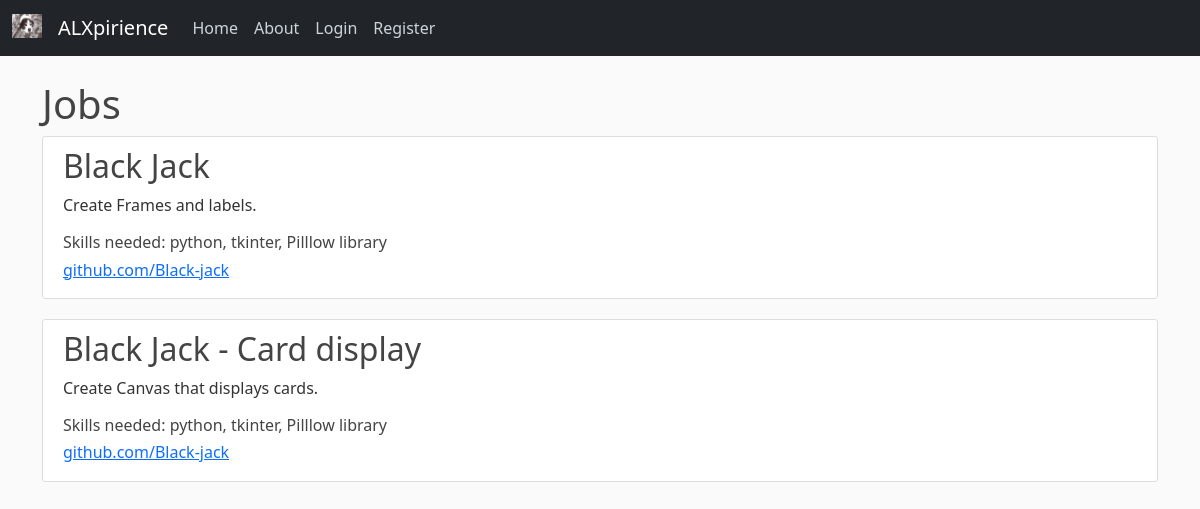
Page /home on the earlier database version.
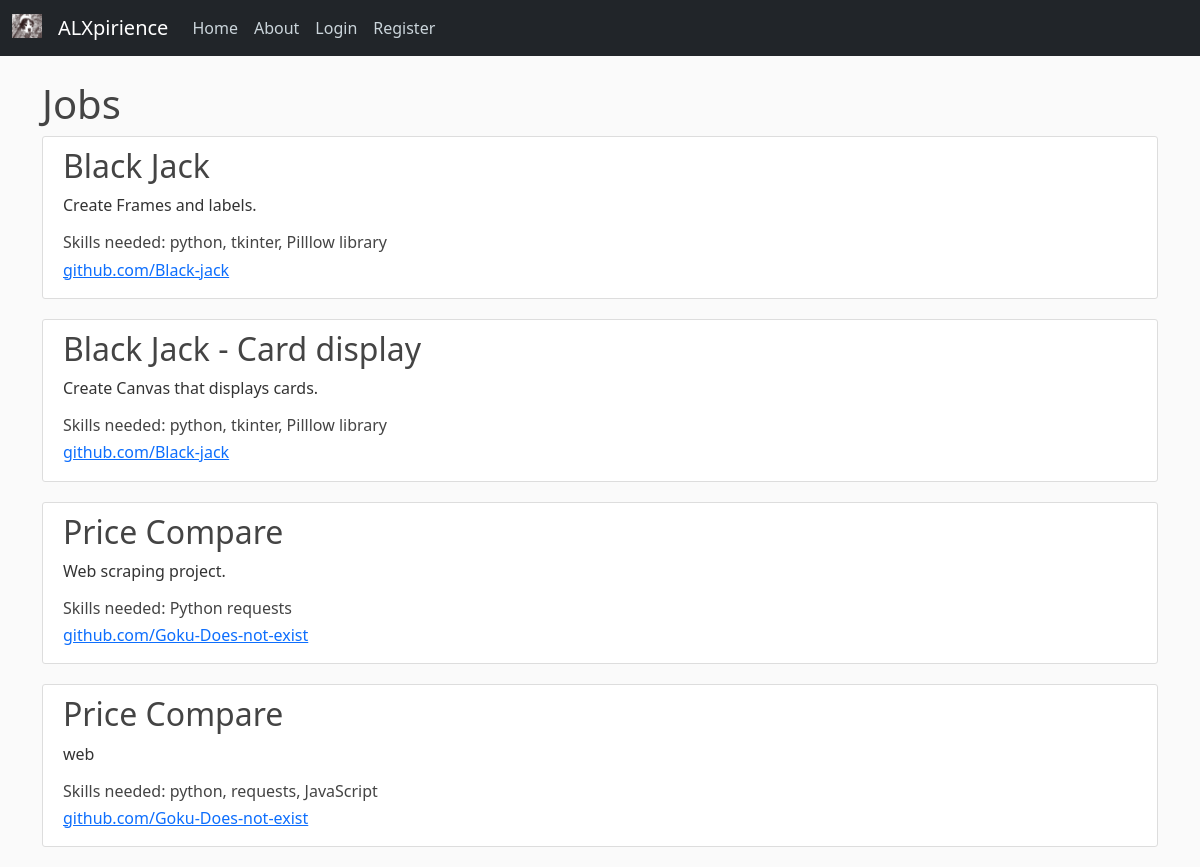
Same page on the later database version.
### expirience/data_base.py (models this page shows)
class Projects(db.Model):
    id = db.Column(db.Integer, primary_key=True, autoincrement=True)
    project_name = db.Column(db.String(100), nullable=False)
    project_description = db.Column(db.Text, nullable=False)
    project_link = db.Column(db.String(120), nullable=False)
    skills_required = db.Column(db.String(120), nullable=False)
    project_status = db.Column(db.String(20), nullable=False, default='pending')
    user_id = db.Column(db.Integer, db.ForeignKey('user.id'), nullable=False)
    def __repr__(self):
        return f"Projects('{self.project_name}', '{self.project_description}', '{self.project_link}', '{self.project_status}')"

### expirience/routes.py (the view)
@app.route('/')
@app.route('/home')
def home():
    jobs = Projects.query.all()
    print(jobs)
    return render_template('home.html', title="Home", jobs=jobs)

### expirience/templates/home.html (shortened to what this page needs)
<!DOCTYPE html>
<html lang="en">
<head>
    <link href="https://cdn.jsdelivr.net/npm/bootstrap@5.0.2/dist/css/bootstrap.min.css" rel="stylesheet">
    <link rel="stylesheet" type="text/css" href="{{ url_for('static', filename='main.css') }}">
</head>
<body>
    <header class="site-header">
        <nav class="navbar navbar-expand-md navbar-dark bg-dark fixed-top">
          <div class="container-fluid">
            <a class="navbar-brand" href="{{ url_for('home') }}">
              <img src="static/images/large.ico" alt="" width="30" height="24" class="d-inline-block align-text-top">
            </a>
            <a class="navbar-brand mr-4" href="/">ALXpirience</a>
            <div class="collapse navbar-collapse" id="navbarToggle">
              <div class="navbar-nav mr-auto">
                <a class="nav-item nav-link" href="{{ url_for('home') }}">Home</a>
                <a class="nav-item nav-link" href="/about">About</a>
              </div>
              <div class="navbar-nav">
                {% if current_user.is_authenticated %}
                  <a class="nav-link dropdown-toggle" href="#" id="navbarDropdown" role="button" data-bs-toggle="dropdown" aria-expanded="false">
                    User: {{ current_user.username }}
                  </a>
                  <ul class="dropdown-menu" aria-labelledby="navbarDropdown">
                    <li><a class="dropdown-item" href="{{ url_for('editprofile') }}">Edit Profile</a></li>
                    <li><a class="dropdown-item" href="{{ url_for('profile') }}">View Profile</a></li>
                    <li><a class="dropdown-item" href="{{ url_for('addskills') }}">Add Skills</a></li>
                    <li><a class="dropdown-item" href="{{ url_for('createproject') }}">Create Job</a></li>
                    <li><a class="dropdown-item" href="{{ url_for('myprojects') }}">View/Delete My Jobs</a></li>
                  </ul>
                    <a class="nav-item nav-link" href="{{ url_for('get_job') }}">Jobs</a>
                    <a class="nav-item nav-link" href="{{ url_for('logout') }}">Logout</a>
                {% else %}
                  <a class="nav-item nav-link" href="{{ url_for('login') }}">Login</a>
                  <a class="nav-item nav-link" href="{{ url_for('register') }}">Register</a>
                {% endif %}
              </div>
            </div>
          </div>
        </nav>
    </header>
    <main role="main" class="container">
      <h1>Jobs</h1>
      {% for job in jobs %}
      <article class="media content-section">
        <div class="media-body">
            <h2 class="article-title" href="#">{{ job.project_name }}</h2>
            <p class="article-content">{{ job.project_description }}</p>
            <h6 href="#">Skills needed: {{ job.skills_required }}</h6>
            <h6><a href="https://{{ job.project_link }}" target="_blank">{{ job.project_link }}</a></h6>
        </div>
      </article>
      {% endfor %}
    </main>
</body>
</html>

### expirience/static/main.css (style rules this page uses)
body { background: #fafafa; color: #333333; margin-top: 5rem; }
h1, h2, h3, h4, h5, h6 { color: #444444; }
.site-header .navbar-nav .nav-link { color: #cbd5db; }
.content-section { background: #ffffff; padding: 10px 20px; border: 1px solid #dddddd; border-radius: 3px; margin-bottom: 20px; }
.article-title { color: #444444; }
.article-content { white-space: pre-line; }

Differences in the rows shown:
added Projects: project_name "Price Compare", project_description "Web scraping project.", skills_required "Python requests", project_link "github.com/Goku-Does-not-exist"
added Projects: project_name "Price Compare", project_description "web", skills_required "python, requests, JavaScript", project_link "github.com/Goku-Does-not-exist"
